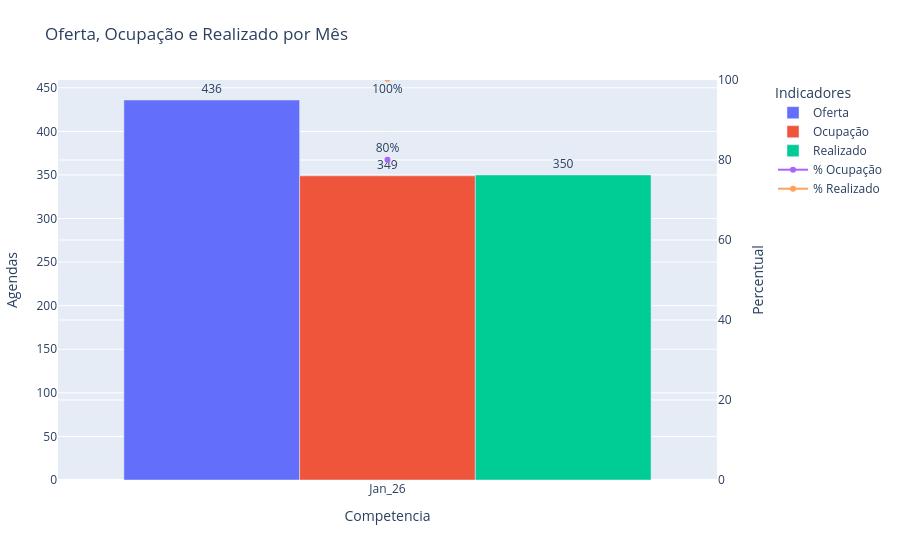

Notebook source saved alongside this figure:
### Code cell
df_plot = df_graph_h.sort_values("Competencia").copy()
df_plot["Competencia"] = df_plot["Competencia"].dt.strftime("%b_%y")

grafico_barra_linha(df_plot, "Competencia")

### Figure 1 — Plotly figure (JSON) as saved in the notebook; plotly's stock layout.template omitted (floating-point values rounded to 4 significant figures)
{"data": [{"name": "Oferta", "text": [436.0], "textposition": "outside", "type": "bar", "x": ["Jan_26"], "xaxis": "x", "y": [436], "yaxis": "y"}, {"name": "Ocupação", "text": [349.0], "textposition": "outside", "type": "bar", "x": ["Jan_26"], "xaxis": "x", "y": [349], "yaxis": "y"}, {"name": "Realizado", "text": [350.0], "textposition": "outside", "type": "bar", "x": ["Jan_26"], "xaxis": "x", "y": [350], "yaxis": "y"}, {"mode": "lines+markers+text", "name": "% Ocupação", "text": ["80%"], "textposition": "top center", "type": "scatter", "x": ["Jan_26"], "xaxis": "x", "y": [80.05], "yaxis": "y2"}, {"mode": "lines+markers+text", "name": "% Realizado", "text": ["100%"], "textposition": "bottom center", "type": "scatter", "x": ["Jan_26"], "xaxis": "x", "y": [100.3], "yaxis": "y2"}], "layout": {"barmode": "group", "hovermode": "x unified", "legend": {"title": {"text": "Indicadores"}}, "margin": {"b": 80, "l": 40, "r": 40, "t": 80}, "title": {"text": "Oferta, Ocupação e Realizado por Mês"}, "xaxis": {"anchor": "y", "domain": [0, 0.94], "title": {"text": "Competencia"}}, "yaxis": {"anchor": "x", "domain": [0, 1], "title": {"text": "Agendas"}}, "yaxis2": {"anchor": "x", "overlaying": "y", "range": [0, 100], "side": "right", "title": {"text": "Percentual"}}}}
